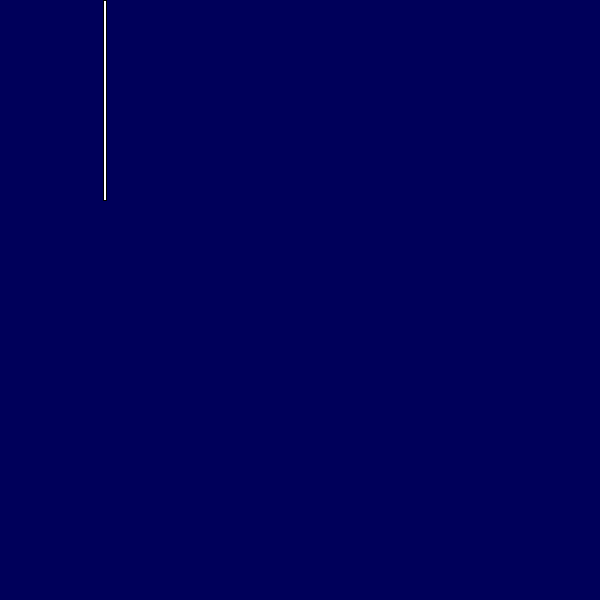
Frame 1 (no input)
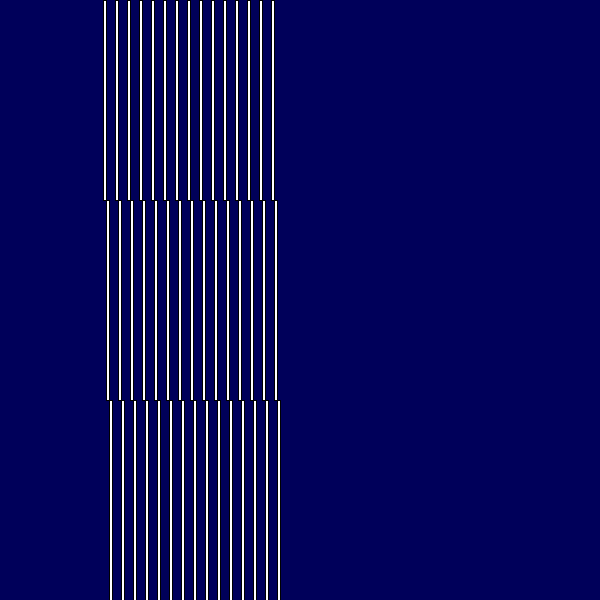
Frame 60 (the mouse pressed at the canvas centre just before this capture)
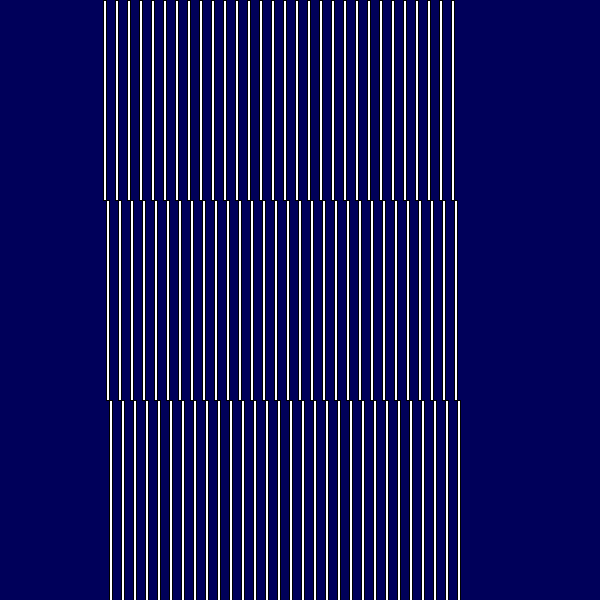
Frame 120 (the mouse held since frame 60 and released just before this capture)

The Processing sketch that drew these frames (run headless with seeded random() and noise(); from frame 60 on, the mouse is pressed at the canvas centre):

// Processing sketch: processing_11550
// ── processing_11550.pde


int counter = 0;  

int repeat = 4;  

int x =100;  

int y = 200;  

int rectWidth = 3;  

int rectHeight = 200;  

void setup(){  

 size(600, 600);  

background(0, 0, 90);   

frameRate(300);  

}  

   

void draw(){  


  int multNumber = modulo(counter, repeat);  

  moveRect(multNumber);  

    

  rect(x, y, rectWidth, rectHeight);  

  

    if (x > width){  

    resetValues();  

  }  

  increaseCounter();  

}  

int modulo(int ctr, int _repeat){  

 int m = ctr % _repeat;  

 return m;   

}  

void moveRect(int multNumber){  

     

  y = rectHeight * multNumber;  

  x += rectWidth;   

}  

   

void increaseCounter(){     

  counter ++;   

}  


void resetValues(){  

   background(0, 0, 90);  

   x = mouseY;  

   y = mouseX;   
}
